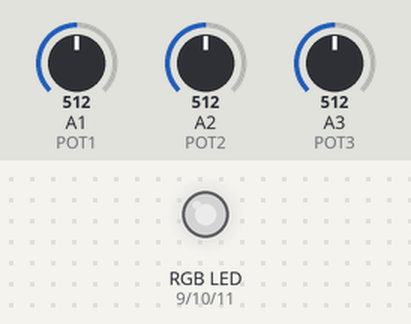
This sketch was run on a simulated Arduino Uno, built with avr-gcc and run on an emulated ATmega328P. Parts: an RGB LED mixed from three pins (HIGH = lit). The inputs (shaded band) are chosen by the test bench; at power-on: A1 (POT1) = 512, A2 (POT2) = 512, A3 (POT3) = 512. Dim RGB values are drawn brighter than linear.

Above: at 1.2 s.
1.3 s: A1 (POT1) set to 716
At 2.5 s:
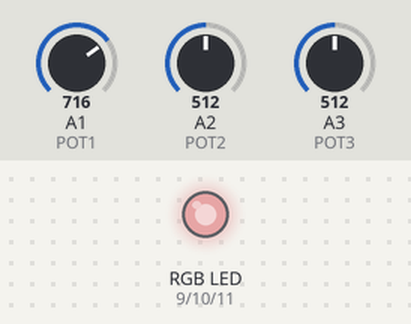
2.8 s: A2 (POT2) set to 716
At 3.8 s:
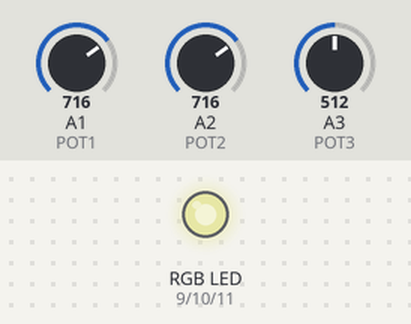
4.3 s: A3 (POT3) set to 716
At 5.0 s:
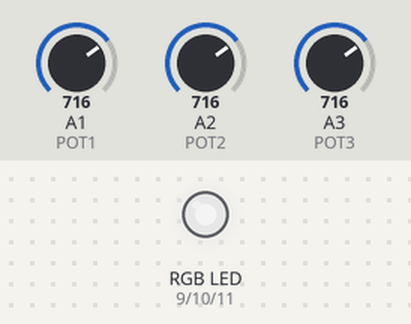
5.8 s: A1 (POT1) set to 900
At 6.1 s:
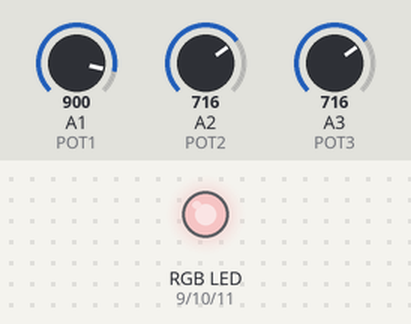
7.3 s: A2 (POT2) set to 900
At 8.5 s:
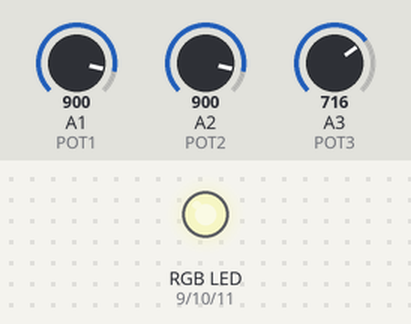
8.8 s: A3 (POT3) set to 900
At 9.6 s:
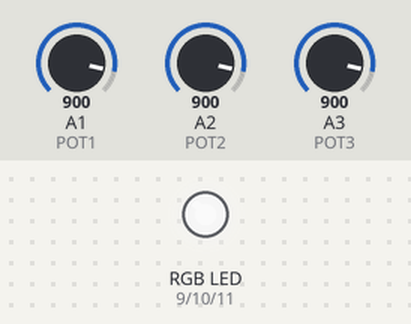
Timing chart, 0 to 11.3 s (numbered marks = the images above; inputs shaded):
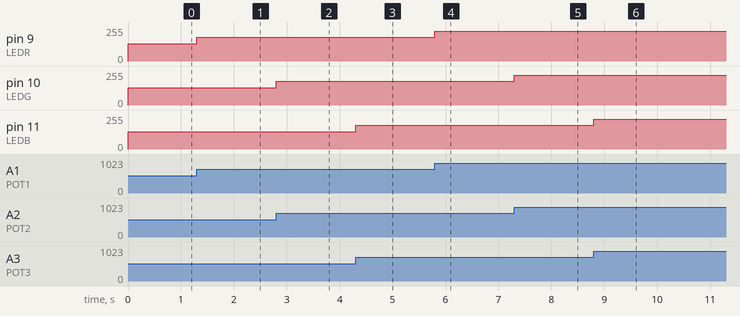

Measured:
- after the input at 1.3 s, pin 9 (LEDR): 128/255 → 179/255 at once
- after the input at 2.8 s, pin 10 (LEDG): 128/255 → 179/255 at once
- after the input at 4.3 s, pin 11 (LEDB): 128/255 → 179/255 at once
- after the input at 5.8 s, pin 9 (LEDR): 179/255 → 225/255 at once
- after the input at 7.3 s, pin 10 (LEDG): 179/255 → 225/255 at once
- after the input at 8.8 s, pin 11 (LEDB): 179/255 → 225/255 at once

The sketch:

reto1LogPositiva.ino
```cpp
int LEDR = 9;
int LEDG = 10;
int LEDB = 11;
int Ba;
int Bb;
int Bc;
int POT1 = A1;
int POT2 = A2;
int POT3 = A3;
void setup() {
  pinMode(LEDR,OUTPUT);
  pinMode(LEDG,OUTPUT);
  pinMode(LEDB,OUTPUT);
}

void loop() {
  //potenciador 1(RED)
  Ba = analogRead(POT1)/4;
  analogWrite(LEDR,Ba);
  //potenciador 2(GREEN)
  Bb = analogRead(POT2)/4;
  analogWrite(LEDG,Bb);
  //potenciador 3(RED)
  Bc = analogRead(POT3)/4;
  analogWrite(LEDB,Bc);
}
```
